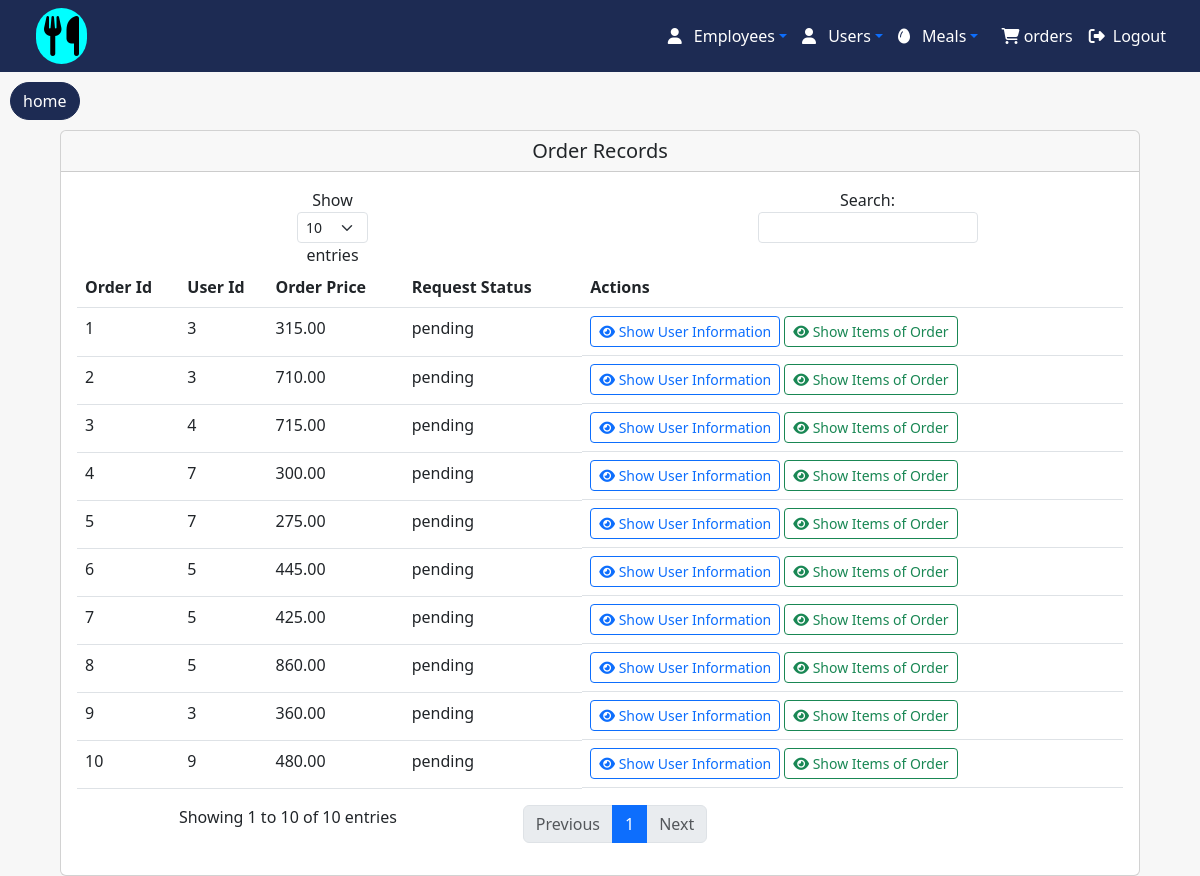
/food/admin/orders/show.php, run on the app's committed database.
### tables this page shows
CREATE TABLE `orders` (
  `id` int(11) NOT NULL,
  `user_id` int(11) DEFAULT NULL,
  `total_price` decimal(10,2) DEFAULT NULL,
  `request_status` enum('pending','preparing','delivered','cancelled') DEFAULT 'pending',
  `created_at` timestamp NOT NULL DEFAULT current_timestamp()
);

### food/admin/orders/show.php (the view, shortened to what this page needs)
<?php
include('../connection/connection.php');
$employee=$connect->query('SELECT * FROM orders');
$data=$employee->fetchAll(PDO::FETCH_ASSOC);
?>
<?php
include ('../employees/header.php');
?>
      <button class="request"><a style="color:white;text-decoration:none;" href="../home/home.php">home</a></button>
<center>
        <div class="card" style="margin-top:10px;width:90%">
        <div class="card-header">
          <h5 class="card-title mb-0">Order Records</h5>
        </div>
        <div class="card-body">
          <div class="table-responsive">
            <table class="table table-hover" id="studentTable">
              <thead>
                <tr>
                  <th>Order Id</th>
                  <th>User Id</th>
                  <th>Order Price</th>
                  <th>Request Status</th>
                  <th>Actions</th>
                </tr>
              </thead>
              <tbody>
              <?php
            foreach($data as $inf){
                ?>
                <tr>
                    <td><?php echo $inf["id"]?></td>
                    <td><?php echo $inf["user_id"]?></td>
                    <td><?php echo $inf["total_price"]?></td>
                    <td><?php echo $inf["request_status"]?></td>
                  <td style="display: flex;">
                    <form action="show_user.php" method="post">
                    <button type="submit" class="btn btn-sm btn-outline-primary me-1">
                      <i class="fas fa-eye"></i> Show User Information
                    </button></form>
                    <form action="show_items.php" method="post">
                      <button type="submit" class="btn btn-sm btn-outline-success me-1">
                      <i class="fas fa-eye"></i> Show Items of Order
                    </button>
                    </form>
                    </td>
                </tr>
                <?php
            }
            ?>
              </tbody>
            </table>
          </div>
        </div>
      </div>
</center>
<?php
include ("../layouts/footer.php");
?>

### food/admin/employees/header.php (style rules this page uses)
.request { background: #1D2B53; color: white; margin-top: 10px; border: 1px solid #1D2B53; border-radius: 20px; padding: 6px 12px; cursor: pointer; transition: 0.3s; margin-left:10px; }

### data on the page
orders: id "1", user "3", total_price "315.00", request_status "pending"
orders: id "2", user "3", total_price "710.00", request_status "pending"
orders: id "3", user "4", total_price "715.00", request_status "pending"
orders: id "4", user "7", total_price "300.00", request_status "pending"
orders: id "5", user "7", total_price "275.00", request_status "pending"
orders: id "6", user "5", total_price "445.00", request_status "pending"
orders: id "7", user "5", total_price "425.00", request_status "pending"
orders: id "8", user "5", total_price "860.00", request_status "pending"
orders: id "9", user "3", total_price "360.00", request_status "pending"
orders: id "10", user "9", total_price "480.00", request_status "pending"
